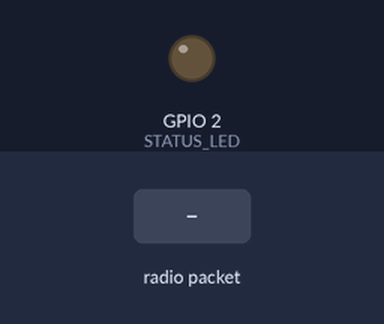
This sketch was run on a simulated ESP32. Shown: output pins drawn as LEDs (lit = HIGH). The inputs (shaded band) are chosen by the test bench. WiFi joins after 1.5 s; servers stay silent unless stated; uploads are accepted with an empty reply; no radio packets arrive unless stated; pins used as bus, display or sensor lines are not drawn; what the sketch prints to the serial monitor is not drawn.

Above: at 0.0 s.
At 3.7 s:
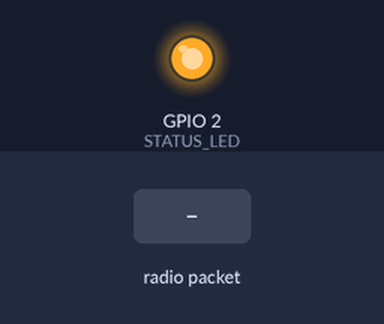
3.8 s: radio packet "1" arrives
5.3 s: radio packet "0" arrives
6.8 s: radio packet "2" arrives
Timing chart, 0 to 9.8 s (numbered marks = the images above; inputs shaded):
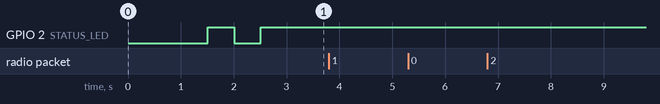

The sketch:

gateway.ino
```cpp
/**
 * @file gateway.ino
 * @brief ESP32 LoRa-to-WiFi/MQTT Smart Home Gateway Firmware
 * @details Receives LoRa telemetry packets (865.2 MHz) from sensor nodes,
 *          captures RF link telemetry (RSSI, SNR, Frequency Error), packages into JSON,
 *          and publishes over Wi-Fi to the central Backend API / MQTT Broker.
 *          Features offline packet buffering and auto-reconnect logic.
 *
 * Hardware Target: ESP32 DevKit V1 (30-pin) + Ai-Thinker Ra-02 SX1278 (865 MHz)
 *
 * Required Libraries:
 * - "LoRa" by Sandeep Mistry
 * - "ArduinoJson" by Benoit Blanchon (v7)
 * - "HTTPClient" (ESP32 Built-in)
 * - "WiFi" (ESP32 Built-in)
 */

#include <SPI.h>
#include <LoRa.h>
#include <WiFi.h>
#include <HTTPClient.h>
#include <ArduinoJson.h>

// ==========================================
// PIN DEFINITIONS & SPI FOR GATEWAY
// ==========================================
#define LORA_SCK       18
#define LORA_MISO      19
#define LORA_MOSI      23
#define LORA_SS         5
#define LORA_RST       14
#define LORA_DIO0       2
#define STATUS_LED      2

// Wi-Fi Network Credentials (Configure for your home/lab network)
const char* WIFI_SSID     = "SmartHome_IoT_WiFi";
const char* WIFI_PASSWORD = "YourSecurePassword123";

// Central Backend Endpoint
const char* BACKEND_ENDPOINT = "http://192.168.1.100:3000/api/lora/telemetry";

// LoRa RF Settings (Matched with Sensor Node)
const long LORA_FREQUENCY = 865200000; // 865.2 MHz (India License-Free Band)
const int LORA_SF = 7;
const long LORA_BW = 125E3;
const int LORA_CR = 5;

// Link Statistics Tracking
uint32_t totalPacketsReceived = 0;
uint32_t totalCrcErrors = 0;
unsigned long lastWiFiCheckMillis = 0;

void connectWiFi() {
  if (WiFi.status() == WL_CONNECTED) return;
  Serial.print("[WiFi] Connecting to SSID: ");
  Serial.println(WIFI_SSID);

  WiFi.mode(WIFI_STA);
  WiFi.begin(WIFI_SSID, WIFI_PASSWORD);

  int attempts = 0;
  while (WiFi.status() != WL_CONNECTED && attempts < 20) {
    delay(500);
    Serial.print(".");
    digitalWrite(STATUS_LED, !digitalRead(STATUS_LED));
    attempts++;
  }

  if (WiFi.status() == WL_CONNECTED) {
    Serial.println("\n[WiFi] Connected! IP Address: " + WiFi.localIP().toString());
    digitalWrite(STATUS_LED, HIGH);
  } else {
    Serial.println("\n[WiFi] Connection failed. Will retry in background.");
    digitalWrite(STATUS_LED, LOW);
  }
}

void forwardPayloadToBackend(String payload, int rssi, float snr) {
  if (WiFi.status() != WL_CONNECTED) {
    Serial.println("[GATEWAY] WiFi offline. Packet dropped or queued.");
    return;
  }

  HTTPClient http;
  http.begin(BACKEND_ENDPOINT);
  http.addHeader("Content-Type", "application/json");

  // Wrap node payload with Gateway RF metrics
  JsonDocument outDoc;
  outDoc["gateway_id"] = "ESP32_LORA_GW_01";
  outDoc["rssi_dbm"] = rssi;
  outDoc["snr_db"] = snr;
  outDoc["raw_payload"] = payload;

  String postBody;
  serializeJson(outDoc, postBody);

  int httpResponseCode = http.POST(postBody);
  if (httpResponseCode > 0) {
    Serial.printf("[HTTP POST OK] Code %d from backend.\n", httpResponseCode);
  } else {
    Serial.printf("[HTTP ERROR] Failed to send: %s\n", http.errorToString(httpResponseCode).c_str());
  }

  http.end();
}

void setup() {
  Serial.begin(115200);
  delay(1000);
  Serial.println("\n==================================================");
  Serial.println("  Smart Home LoRa Gateway Initializing...");
  Serial.println("==================================================");

  pinMode(STATUS_LED, OUTPUT);
  digitalWrite(STATUS_LED, LOW);

  // Connect to Wi-Fi
  connectWiFi();

  // Setup LoRa Transceiver
  SPI.begin(LORA_SCK, LORA_MISO, LORA_MOSI, LORA_SS);
  LoRa.setPins(LORA_SS, LORA_RST, LORA_DIO0);

  Serial.printf("[LoRa] Initializing SX1278 receiver at %.2f MHz...\n", LORA_FREQUENCY / 1E6);
  if (!LoRa.begin(LORA_FREQUENCY)) {
    Serial.println("[ERROR] LoRa Gateway initialization failed!");
    while (1) {
      delay(500);
    }
  }

  LoRa.setSpreadingFactor(LORA_SF);
  LoRa.setSignalBandwidth(LORA_BW);
  LoRa.setCodingRate4(LORA_CR);
  LoRa.enableCrc();

  Serial.println("[OK] Gateway listening for incoming LoRa node packets...");
}

void loop() {
  // Check WiFi health every 30 seconds
  if (millis() - lastWiFiCheckMillis > 30000) {
    lastWiFiCheckMillis = millis();
    if (WiFi.status() != WL_CONNECTED) {
      connectWiFi();
    }
  }

  // Parse incoming LoRa packets
  int packetSize = LoRa.parsePacket();
  if (packetSize) {
    totalPacketsReceived++;
    digitalWrite(STATUS_LED, HIGH);

    String receivedData = "";
    while (LoRa.available()) {
      receivedData += (char)LoRa.read();
    }

    int rssi = LoRa.packetRssi();
    float snr = LoRa.packetSnr();

    Serial.println("\n-------------------------------------------");
    Serial.printf("[RX Packet #%lu] Size: %d bytes\n", totalPacketsReceived, packetSize);
    Serial.printf("[RF Metrics] RSSI: %d dBm | SNR: %.2f dB\n", rssi, snr);
    Serial.printf("[Payload] %s\n", receivedData.c_str());
    Serial.println("-------------------------------------------");

    // Forward to central Node.js / FastAPI backend
    forwardPayloadToBackend(receivedData, rssi, snr);
    digitalWrite(STATUS_LED, LOW);
  }

  delay(10);
}
```

Measured:
- after the input at 3.8 s, every drawn part: stays the same
- after the input at 5.3 s, every drawn part: stays the same
- after the input at 6.8 s, every drawn part: stays the same
